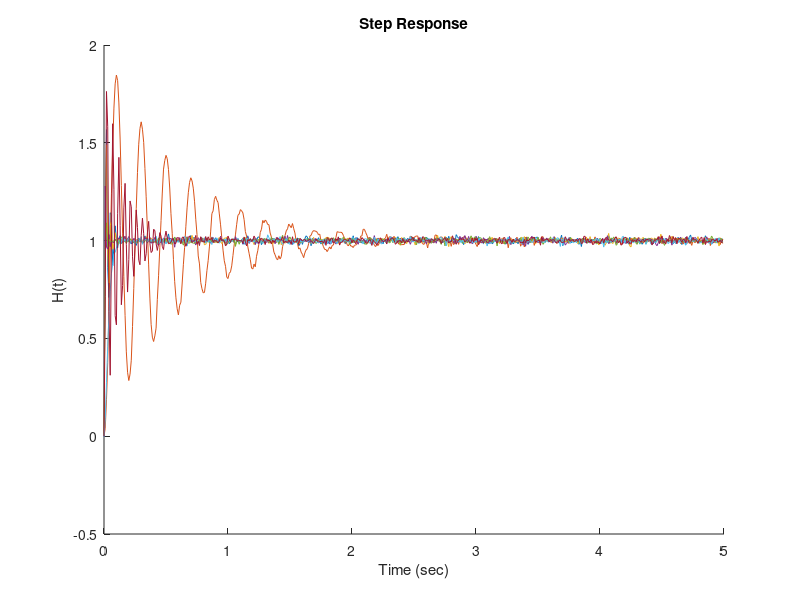

The MATLAB source for this figure: (Note: this script raises an error after producing the figure.)
%% Parameter Identification

% Authors: James, Rahul, Tom
% EE 269
% 11/9/2021

close all;
clear;
clc;

%% Creating Validation Dataset
s = tf('s');
fs = 100;
N = 500; %Length of Signal
t = 0:(1/fs):(N-1)*(1/fs);
wn = (2*pi)*(1:1:50);
zeta = linspace(0,1,20);
num_wn = length(wn);
num_zeta = length(zeta);
num_samples = num_wn*num_zeta;
sigma = 0.01;
X_valid = zeros(num_samples,N);
Y_valid = zeros(num_samples,2);
rand_cart2ind = reshape(randperm(num_samples),num_zeta,num_wn);
for i = 1:1:length(zeta)
    for j = 1:1:length(wn)
        sys = (wn(j)^2)/(s^2 + 2*zeta(i)*wn(j)*s + wn(j)^2);
        x = step(sys,t) + sigma*randn(N,1);
        y = [zeta(i),wn(j)];
        X_valid(rand_cart2ind(i,j),:) = x';
        Y_valid(rand_cart2ind(i,j),:) = y;
    end
end
%plot some examples to double check
figure(); hold on;
plot(t,X_valid(1,:)); 
plot(t,X_valid(2,:)); 
plot(t,X_valid(3,:)); 
plot(t,X_valid(4,:)); 
plot(t,X_valid(5,:));
plot(t,X_valid(6,:));
plot(t,X_valid(7,:)); 
title('Step Response');
xlabel('Time (sec)');
ylabel('H(t)');

%slicing data into validation sets
slice_size = 200;
X_valid1 = X_valid(1:slice_size,:);
X_valid2 = X_valid(slice_size+1:2*slice_size,:);
X_valid3 = X_valid(2*slice_size+1:3*slice_size,:);
X_valid4 = X_valid(3*slice_size+1:4*slice_size,:);
X_valid5 = X_valid(4*slice_size+1:end,:);

Y_valid1 = Y_valid(1:slice_size,:);
Y_valid2 = Y_valid(slice_size+1:2*slice_size,:);
Y_valid3 = Y_valid(2*slice_size+1:3*slice_size,:);
Y_valid4 = Y_valid(3*slice_size+1:4*slice_size,:);
Y_valid5 = Y_valid(4*slice_size+1:end,:);

%saving data
save(['cross_validation_data.mat'],'X_valid1','X_valid2','X_valid3','X_valid4','X_valid5','Y_valid1','Y_valid2','Y_valid3','Y_valid4','Y_valid5');

zeta1 = Y_valid1(:,1);
wn1 = Y_valid1(:,2);
T1 = table(zeta1,wn1,X_valid1);
writetable(T1,'cross_validation_fold1.csv');

zeta2 = Y_valid2(:,1);
wn2 = Y_valid2(:,2);
T2 = table(zeta2,wn2,X_valid2);
writetable(T2,'cross_validation_fold2.csv');

zeta3 = Y_valid3(:,1);
wn3 = Y_valid3(:,2);
T3 = table(zeta3,wn3,X_valid3);
writetable(T3,'cross_validation_fold3.csv');

zeta4 = Y_valid4(:,1);
wn4 = Y_valid4(:,2);
T4 = table(zeta4,wn4,X_valid4);
writetable(T4,'cross_validation_fold4.csv');

zeta5 = Y_valid5(:,1);
wn5 = Y_valid5(:,2);
T5 = table(zeta5,wn5,X_valid5);
writetable(T5,'cross_validation_fold5.csv');

%% Creating Test Dataset
s = tf('s');
fs = 100;
N = 500; %Length of Signal
t = 0:(1/fs):(N-1)*(1/fs);
wn = (2*pi)*(1+49*rand([20,1]));
zeta = rand([10,1]);
num_wn = length(wn);
num_zeta = length(zeta);
num_samples = num_wn*num_zeta;
sigma = 0.01;
X_test = zeros(num_samples,N);
Y_test = zeros(num_samples,2);
rand_cart2ind = reshape(randperm(num_samples),num_zeta,num_wn);
for i = 1:1:length(zeta)
    for j = 1:1:length(wn)
        sys = (wn(j)^2)/(s^2 + 2*zeta(i)*wn(j)*s + wn(j)^2);
        x = step(sys,t) + sigma*randn(N,1);
        y = [zeta(i),wn(j)];
        X_test(rand_cart2ind(i,j),:) = x';
        Y_test(rand_cart2ind(i,j),:) = y;
    end
end
%plot some examples to double check
figure(); hold on;
plot(t,X_test(1,:)); 
plot(t,X_test(2,:)); 
plot(t,X_test(3,:)); 
plot(t,X_test(4,:)); 
plot(t,X_test(5,:));
plot(t,X_test(6,:));
plot(t,X_test(7,:)); 
title('Step Response');
xlabel('Time (sec)');
ylabel('H(t)');

%saving data
save('test_data.mat','X_test','Y_test');

zeta = Y_test(:,1);
wn = Y_test(:,2);
T = table(zeta,wn,X_test);
writetable(T,'test_data.csv');

